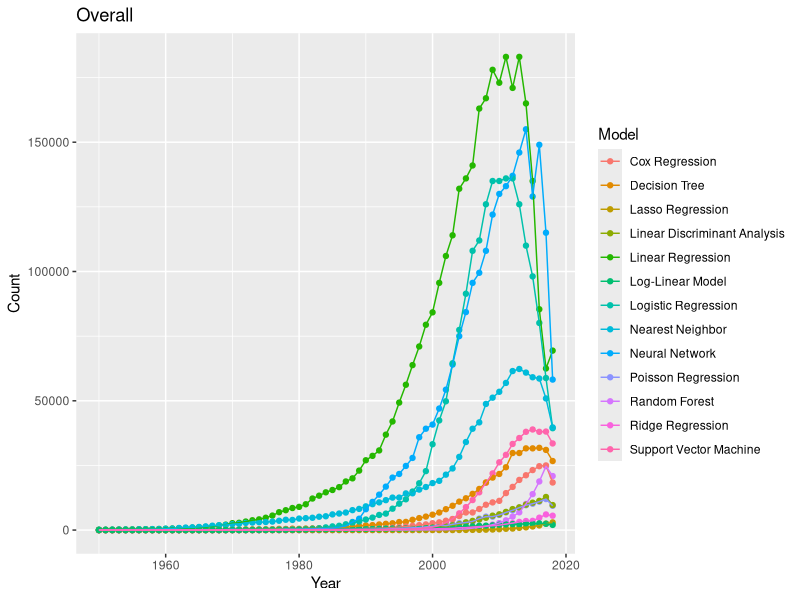
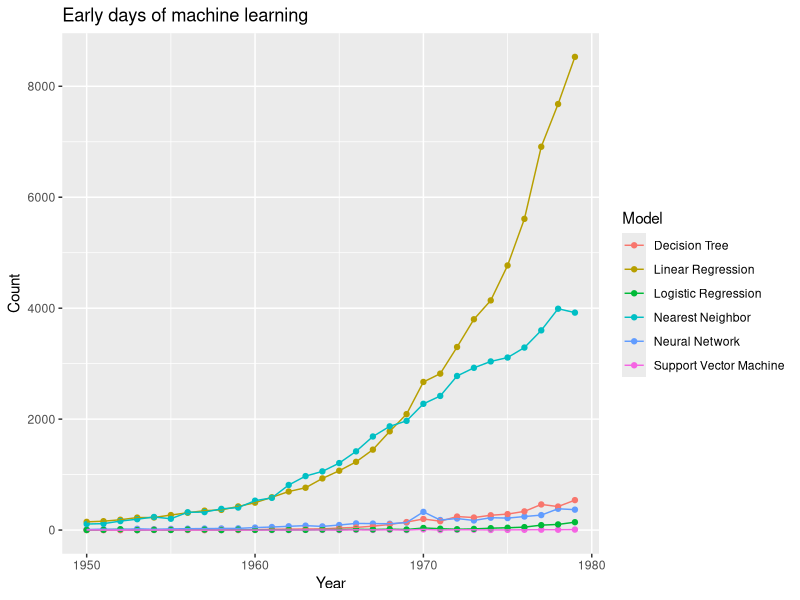
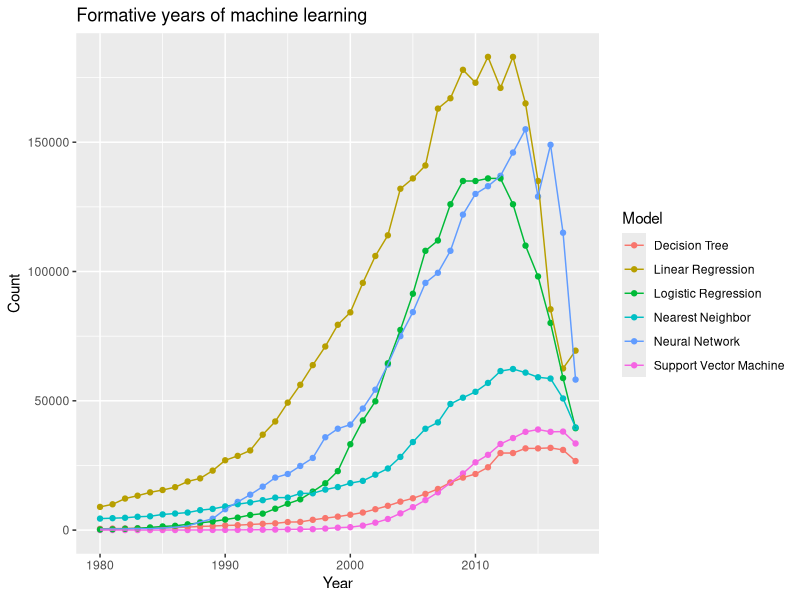
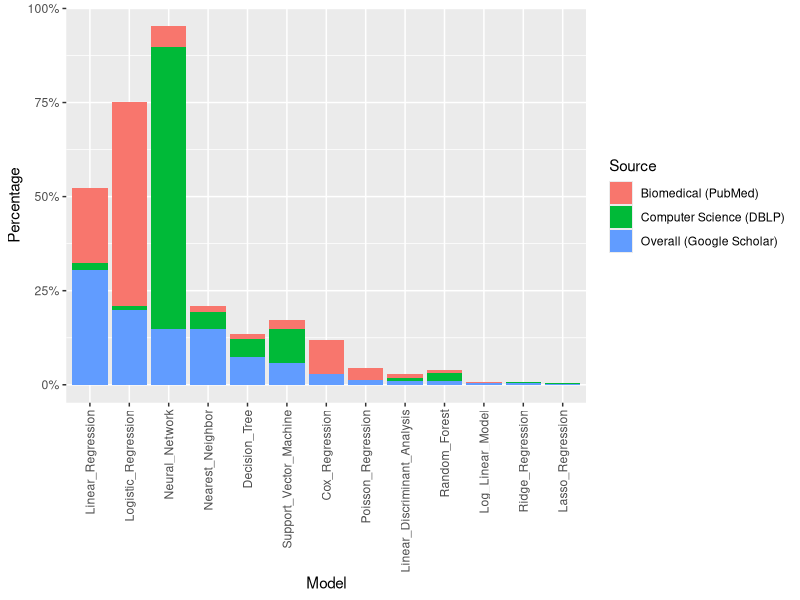

R code for these plots, in order:
## ---- chunk 1
df <- read.csv("result.csv")
# plot all and for all time
library(ggplot2)
ggplot(df, aes(x = Year, y = Count, color = Model)) + 
        geom_point() + geom_line() + ggtitle("Overall")
# select only the top-k models overall (from 1950 to now)
k <- 6
library(plyr)
total.df <- ddply(df, "Model", summarize, Total = sum(Count))
o <- order(total.df$Total, decreasing = TRUE)
top.models <- total.df[o, "Model"][1:k]
plot.df <- df[df$Model %in% top.models, ]
library(ggplot2)
p.df.early <- plot.df[plot.df$Year >= 1950 & plot.df$Year < 1980, ]
ggplot(p.df.early, aes(x = Year, y = Count, color = Model)) + 
        geom_point() + geom_line() + ggtitle("Early days of machine learning")
# zoom into the plot, starting from the 80s
p.df.late <- plot.df[plot.df$Year >= 1980,]
ggplot(p.df.late, aes(x = Year, y = Count, color = Model)) + 
        geom_point() + geom_line() + ggtitle("Formative years of machine learning")
## ---- chunk 2
df <- read.csv("ml_model_publications.csv")
library(reshape2)
df.m <- melt(df, "Source")
# get percentages: values are not comparable otherwise
library(dplyr)
df.m <- group_by(df.m, Source) %>% mutate(percent = value/sum(value, na.rm = TRUE))
colnames(df.m) <- c("Source", "Model", "Count", "Percentage")
# sort columns by overall usage
overall.idx <- which(df.m$Source == "Overall (Google Scholar)")
o <- order(df.m$Count[overall.idx], decreasing = TRUE)
df.m$Model <- factor(df.m$Model, levels = levels(df.m$Model)[o])
ggplot(df.m, aes(x = Model, y = Percentage, fill = Source)) + geom_bar(stat = "identity") +
    theme(axis.text.x = element_text(angle = 90, hjust = 1, vjust = 0.5)) + 
    scale_y_continuous(labels = scales::percent_format())
# top 6 models by source
n <- 6
for (source in unique(df.m$Source)) {
    idx <- which(df.m$Source == source)
    o <- order(df.m$Percentage[idx], decreasing = TRUE)
    top.df <- df.m[idx[o[1:n]], ]
    print(top.df)
}
